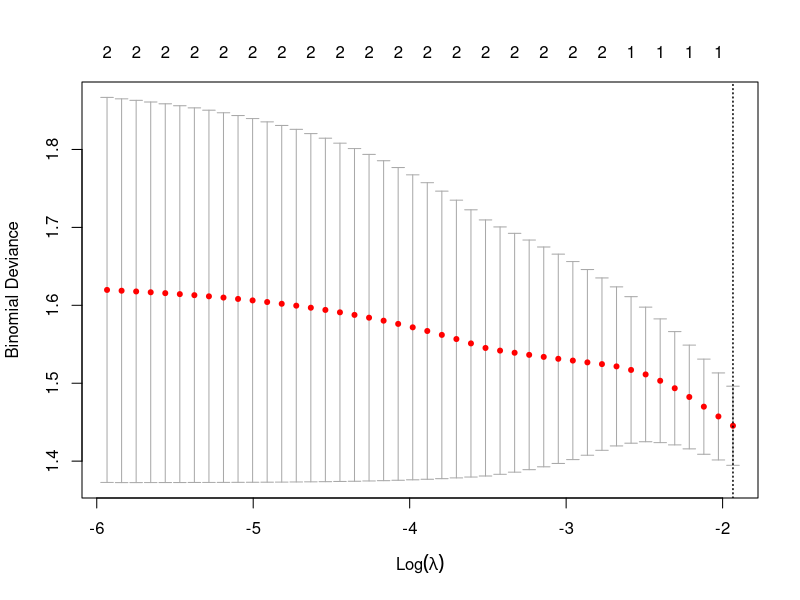

Here is the R script that generated this plot:
## ---- chunk 1
knitr::opts_chunk$set(echo = TRUE)
## ---- chunk 2
# Load the dataset
data("ChickWeight")

# Filter for Day 21 only
day21_data <- subset(ChickWeight, Time == 21)

# Categorize weight as binary (WeightGroup)
day21_data$WeightGroup <- ifelse(day21_data$weight < 170, 1, 0)
day21_data
## ---- chunk 3
# Filter data for Diet levels 1 and 2
day21_diet12 <- subset(day21_data, Diet %in% c(1, 2))
day21_diet12

# Fit the logistic regression model without birth weight
logit_model <- glm(WeightGroup ~ Diet, family = binomial, data = day21_diet12)

# Summary of the model
summary(logit_model)
## ---- chunk 4
# Extract birth weight data
birth_weight <- ChickWeight[ChickWeight$Time == 0, c("Chick", "weight")]
colnames(birth_weight)[2] <- "birth_weight"

# Merge birth weight with day 21 data for Diet 1 and 2
day21_diet12_adjusted <- merge(day21_diet12, birth_weight, by = "Chick")

# Fit the logistic regression model adjusting for birth weight
logit_model_adj <- glm(WeightGroup ~ Diet + birth_weight,
                       family = binomial, data = day21_diet12_adjusted)

# Summary of the adjusted model
summary(logit_model_adj)
## ---- chunk 5
# Fit logistic regression for all 4 diet levels
# without adjusting for birth weight
logit_model_all <- glm(WeightGroup ~ Diet, family = binomial, data = day21_data)
summary(logit_model_all)

# Merge birth weight with day 21 data
day21_data_adjusted <- merge(day21_data, birth_weight, by = "Chick")

# Fit logistic regression for all 4 diet levels adjusting for birth weight
logit_model_all_adj <- glm(WeightGroup ~ Diet + birth_weight,
                           family = binomial, data = day21_data_adjusted)
summary(logit_model_all_adj)
## ---- chunk 6
library(glmnet)

# Create model matrix and response variable for LASSO
X <- model.matrix(WeightGroup ~ Diet + birth_weight,
                  data = day21_diet12_adjusted)[, -1]
y <- day21_diet12_adjusted$WeightGroup

# Fit LASSO with cross-validation
lasso_model <- cv.glmnet(X, y, family = "binomial", alpha = 1, nfolds = 5)

# Plot cross-validation curve to choose lambda
plot(lasso_model)

# Best lambda
best_lambda <- lasso_model$lambda.min
print(best_lambda)

# Coefficients at best lambda
lasso_coefs <- coef(lasso_model, s = best_lambda)
print(lasso_coefs)
